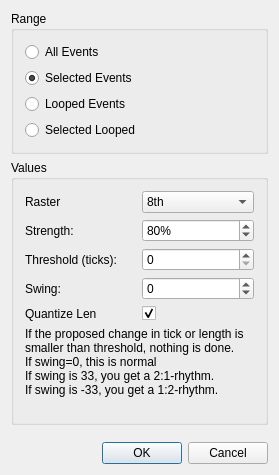
<?xml version="1.0" encoding="UTF-8"?>
<ui version="4.0">
 <class>QuantBase</class>
 <widget class="QDialog" name="QuantBase">
  <property name="enabled">
   <bool>true</bool>
  </property>
  <property name="geometry">
   <rect>
    <x>0</x>
    <y>0</y>
    <width>279</width>
    <height>475</height>
   </rect>
  </property>
  <property name="windowTitle">
   <string>MusE: Quantize</string>
  </property>
  <layout class="QVBoxLayout" name="verticalLayout_2">
   <property name="spacing">
    <number>6</number>
   </property>
   <property name="margin">
    <number>11</number>
   </property>
   <item>
    <widget class="QGroupBox" name="rangeBox">
     <property name="title">
      <string>Range</string>
     </property>
     <layout class="QVBoxLayout" name="verticalLayout">
      <property name="spacing">
       <number>6</number>
      </property>
      <property name="margin">
       <number>11</number>
      </property>
      <item>
       <widget class="QRadioButton" name="all_events_button">
        <property name="text">
         <string>All Events</string>
        </property>
       </widget>
      </item>
      <item>
       <widget class="QRadioButton" name="selected_events_button">
        <property name="text">
         <string>Selected Events</string>
        </property>
        <property name="checked">
         <bool>true</bool>
        </property>
       </widget>
      </item>
      <item>
       <widget class="QRadioButton" name="looped_events_button">
        <property name="text">
         <string>Looped Events</string>
        </property>
       </widget>
      </item>
      <item>
       <widget class="QRadioButton" name="selected_looped_button">
        <property name="text">
         <string>Selected Looped</string>
        </property>
       </widget>
      </item>
     </layout>
    </widget>
   </item>
   <item>
    <widget class="QGroupBox" name="groupBox_2">
     <property name="title">
      <string>Values</string>
     </property>
     <layout class="QGridLayout" name="gridLayout">
      <property name="margin">
       <number>11</number>
      </property>
      <property name="spacing">
       <number>6</number>
      </property>
      <item row="1" column="0">
       <widget class="QLabel" name="TextLabel3">
        <property name="text">
         <string>Strength:</string>
        </property>
        <property name="wordWrap">
         <bool>false</bool>
        </property>
       </widget>
      </item>
      <item row="1" column="1">
       <widget class="QSpinBox" name="strength_spinbox">
        <property name="suffix">
         <string>%</string>
        </property>
        <property name="maximum">
         <number>100</number>
        </property>
        <property name="value">
         <number>80</number>
        </property>
       </widget>
      </item>
      <item row="2" column="0">
       <widget class="QLabel" name="TextLabel4">
        <property name="text">
         <string>Threshold (ticks):</string>
        </property>
        <property name="wordWrap">
         <bool>false</bool>
        </property>
       </widget>
      </item>
      <item row="2" column="1">
       <widget class="QSpinBox" name="threshold_spinbox">
        <property name="minimum">
         <number>0</number>
        </property>
        <property name="maximum">
         <number>10000</number>
        </property>
        <property name="singleStep">
         <number>1</number>
        </property>
       </widget>
      </item>
      <item row="4" column="0">
       <widget class="QLabel" name="label">
        <property name="text">
         <string>Quantize Len</string>
        </property>
       </widget>
      </item>
      <item row="4" column="1">
       <widget class="QCheckBox" name="len_checkbox">
        <property name="text">
         <string/>
        </property>
        <property name="checked">
         <bool>true</bool>
        </property>
       </widget>
      </item>
      <item row="0" column="0">
       <widget class="QLabel" name="label_2">
        <property name="text">
         <string>Raster</string>
        </property>
       </widget>
      </item>
      <item row="0" column="1">
       <widget class="QComboBox" name="raster_combobox">
        <property name="editable">
         <bool>false</bool>
        </property>
        <property name="currentIndex">
         <number>3</number>
        </property>
        <property name="frame">
         <bool>true</bool>
        </property>
        <item>
         <property name="text">
          <string>Whole</string>
         </property>
        </item>
        <item>
         <property name="text">
          <string>Half</string>
         </property>
        </item>
        <item>
         <property name="text">
          <string>Quarter</string>
         </property>
        </item>
        <item>
         <property name="text">
          <string>8th</string>
         </property>
        </item>
        <item>
         <property name="text">
          <string>16th</string>
         </property>
        </item>
        <item>
         <property name="text">
          <string>32th</string>
         </property>
        </item>
       </widget>
      </item>
      <item row="3" column="0">
       <widget class="QLabel" name="label_3">
        <property name="text">
         <string>Swing:</string>
        </property>
       </widget>
      </item>
      <item row="3" column="1">
       <widget class="QSpinBox" name="swing_spinbox">
        <property name="minimum">
         <number>-99</number>
        </property>
       </widget>
      </item>
      <item row="5" column="0" colspan="2">
       <widget class="QLabel" name="label_4">
        <property name="sizePolicy">
         <sizepolicy hsizetype="Preferred" vsizetype="Minimum">
          <horstretch>0</horstretch>
          <verstretch>0</verstretch>
         </sizepolicy>
        </property>
        <property name="text">
         <string>If the proposed change in tick or length is smaller than threshold, nothing is done.
If swing=0, this is normal
If swing is 33, you get a 2:1-rhythm.
If swing is -33, you get a 1:2-rhythm.
</string>
        </property>
        <property name="wordWrap">
         <bool>true</bool>
        </property>
       </widget>
      </item>
     </layout>
    </widget>
   </item>
   <item>
    <spacer name="verticalSpacer">
     <property name="orientation">
      <enum>Qt::Vertical</enum>
     </property>
     <property name="sizeHint" stdset="0">
      <size>
       <width>20</width>
       <height>40</height>
      </size>
     </property>
    </spacer>
   </item>
   <item>
    <layout class="QHBoxLayout" name="horizontalLayout">
     <property name="spacing">
      <number>6</number>
     </property>
     <item>
      <spacer name="Spacer1">
       <property name="orientation">
        <enum>Qt::Horizontal</enum>
       </property>
       <property name="sizeType">
        <enum>QSizePolicy::Expanding</enum>
       </property>
       <property name="sizeHint" stdset="0">
        <size>
         <width>20</width>
         <height>20</height>
        </size>
       </property>
      </spacer>
     </item>
     <item>
      <widget class="QPushButton" name="ok_button">
       <property name="text">
        <string>OK</string>
       </property>
       <property name="autoDefault">
        <bool>false</bool>
       </property>
       <property name="default">
        <bool>true</bool>
       </property>
      </widget>
     </item>
     <item>
      <widget class="QPushButton" name="cancel_button">
       <property name="text">
        <string>Cancel</string>
       </property>
      </widget>
     </item>
    </layout>
   </item>
  </layout>
 </widget>
 <layoutdefault spacing="6" margin="11"/>
 <resources/>
 <connections>
  <connection>
   <sender>ok_button</sender>
   <signal>clicked()</signal>
   <receiver>QuantBase</receiver>
   <slot>accept()</slot>
   <hints>
    <hint type="sourcelabel">
     <x>20</x>
     <y>20</y>
    </hint>
    <hint type="destinationlabel">
     <x>20</x>
     <y>20</y>
    </hint>
   </hints>
  </connection>
  <connection>
   <sender>cancel_button</sender>
   <signal>clicked()</signal>
   <receiver>QuantBase</receiver>
   <slot>reject()</slot>
   <hints>
    <hint type="sourcelabel">
     <x>20</x>
     <y>20</y>
    </hint>
    <hint type="destinationlabel">
     <x>20</x>
     <y>20</y>
    </hint>
   </hints>
  </connection>
 </connections>
</ui>
